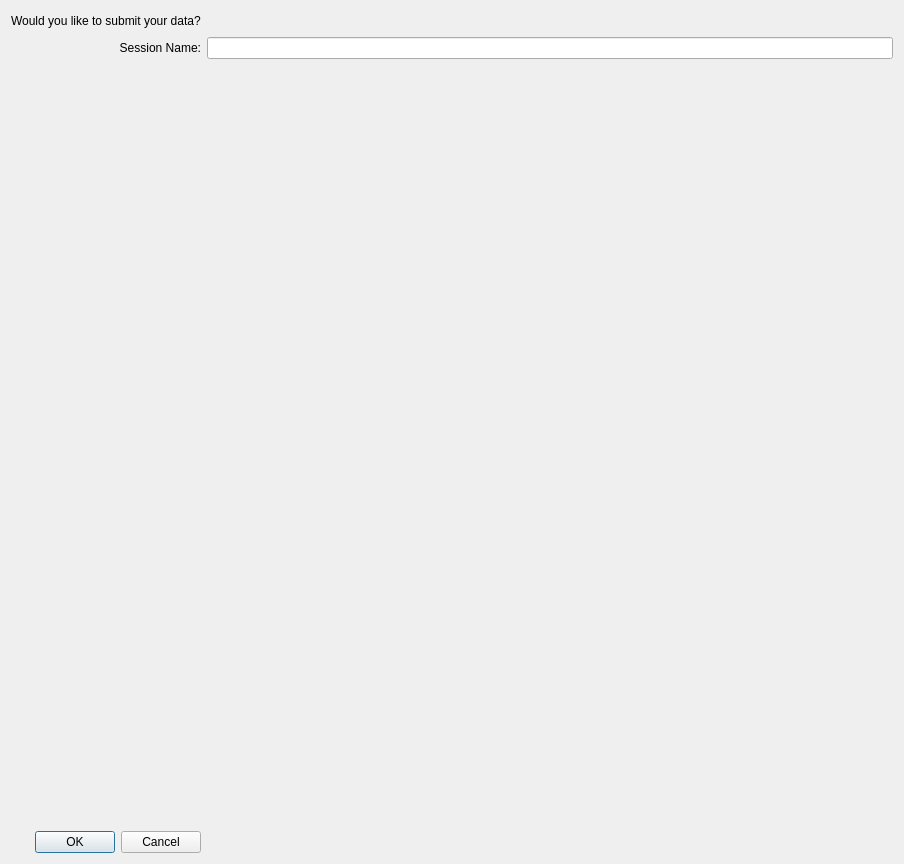
<?xml version="1.0" encoding="UTF-8"?>
<ui version="4.0">
 <class>Dialog</class>
 <widget class="QDialog" name="Dialog">
  <property name="geometry">
   <rect>
    <x>0</x>
    <y>0</y>
    <width>904</width>
    <height>864</height>
   </rect>
  </property>
  <property name="windowTitle">
   <string>Dialog</string>
  </property>
  <layout class="QGridLayout" name="gridLayout">
   <item row="1" column="2">
    <widget class="QLineEdit" name="txtSessionName"/>
   </item>
   <item row="0" column="2">
    <spacer name="horizontalSpacer">
     <property name="orientation">
      <enum>Qt::Horizontal</enum>
     </property>
     <property name="sizeHint" stdset="0">
      <size>
       <width>836</width>
       <height>20</height>
      </size>
     </property>
    </spacer>
   </item>
   <item row="3" column="0" colspan="2">
    <widget class="QDialogButtonBox" name="buttonBox">
     <property name="orientation">
      <enum>Qt::Horizontal</enum>
     </property>
     <property name="standardButtons">
      <set>QDialogButtonBox::Cancel|QDialogButtonBox::Ok</set>
     </property>
    </widget>
   </item>
   <item row="0" column="0" colspan="2">
    <widget class="QLabel" name="label">
     <property name="text">
      <string>Would you like to submit your data?</string>
     </property>
    </widget>
   </item>
   <item row="2" column="0">
    <spacer name="verticalSpacer">
     <property name="orientation">
      <enum>Qt::Vertical</enum>
     </property>
     <property name="sizeHint" stdset="0">
      <size>
       <width>20</width>
       <height>40</height>
      </size>
     </property>
    </spacer>
   </item>
   <item row="1" column="0" colspan="2">
    <widget class="QLabel" name="label_2">
     <property name="text">
      <string>Session Name:</string>
     </property>
     <property name="alignment">
      <set>Qt::AlignRight|Qt::AlignTrailing|Qt::AlignVCenter</set>
     </property>
    </widget>
   </item>
  </layout>
 </widget>
 <resources/>
 <connections>
  <connection>
   <sender>buttonBox</sender>
   <signal>accepted()</signal>
   <receiver>Dialog</receiver>
   <slot>accept()</slot>
   <hints>
    <hint type="sourcelabel">
     <x>248</x>
     <y>254</y>
    </hint>
    <hint type="destinationlabel">
     <x>157</x>
     <y>274</y>
    </hint>
   </hints>
  </connection>
  <connection>
   <sender>buttonBox</sender>
   <signal>rejected()</signal>
   <receiver>Dialog</receiver>
   <slot>reject()</slot>
   <hints>
    <hint type="sourcelabel">
     <x>316</x>
     <y>260</y>
    </hint>
    <hint type="destinationlabel">
     <x>286</x>
     <y>274</y>
    </hint>
   </hints>
  </connection>
 </connections>
</ui>
